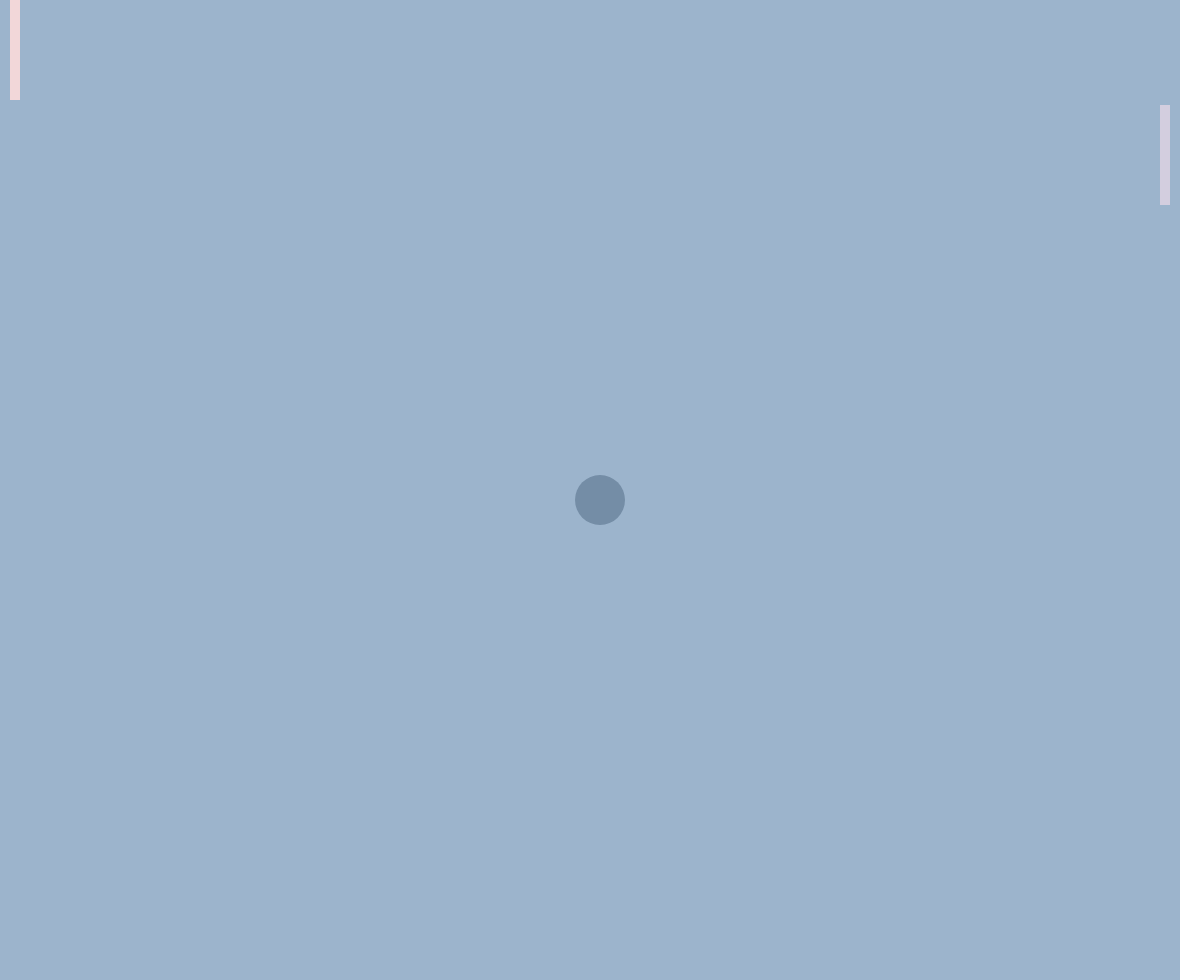
Frame 1 (no input)
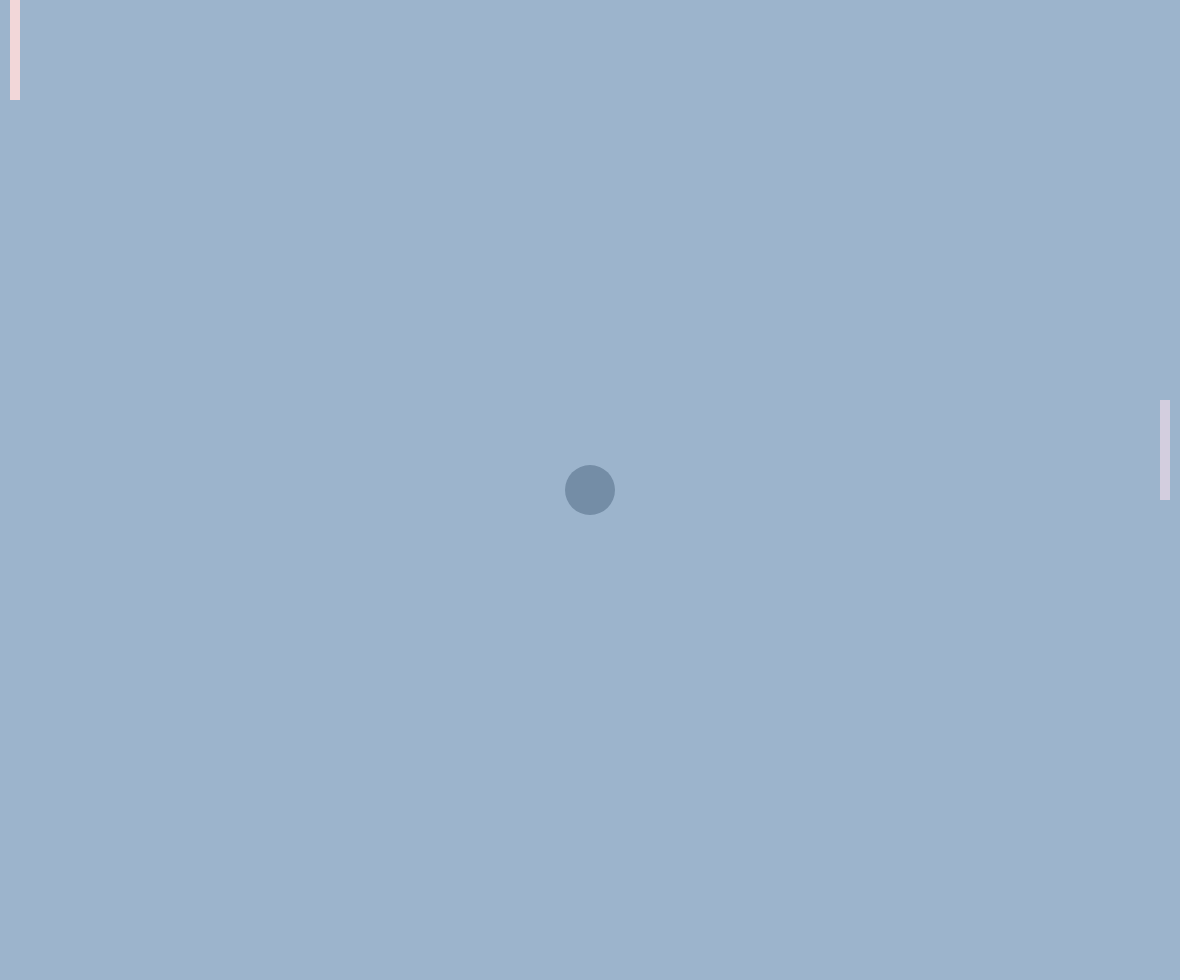
Frame 60 (no input)
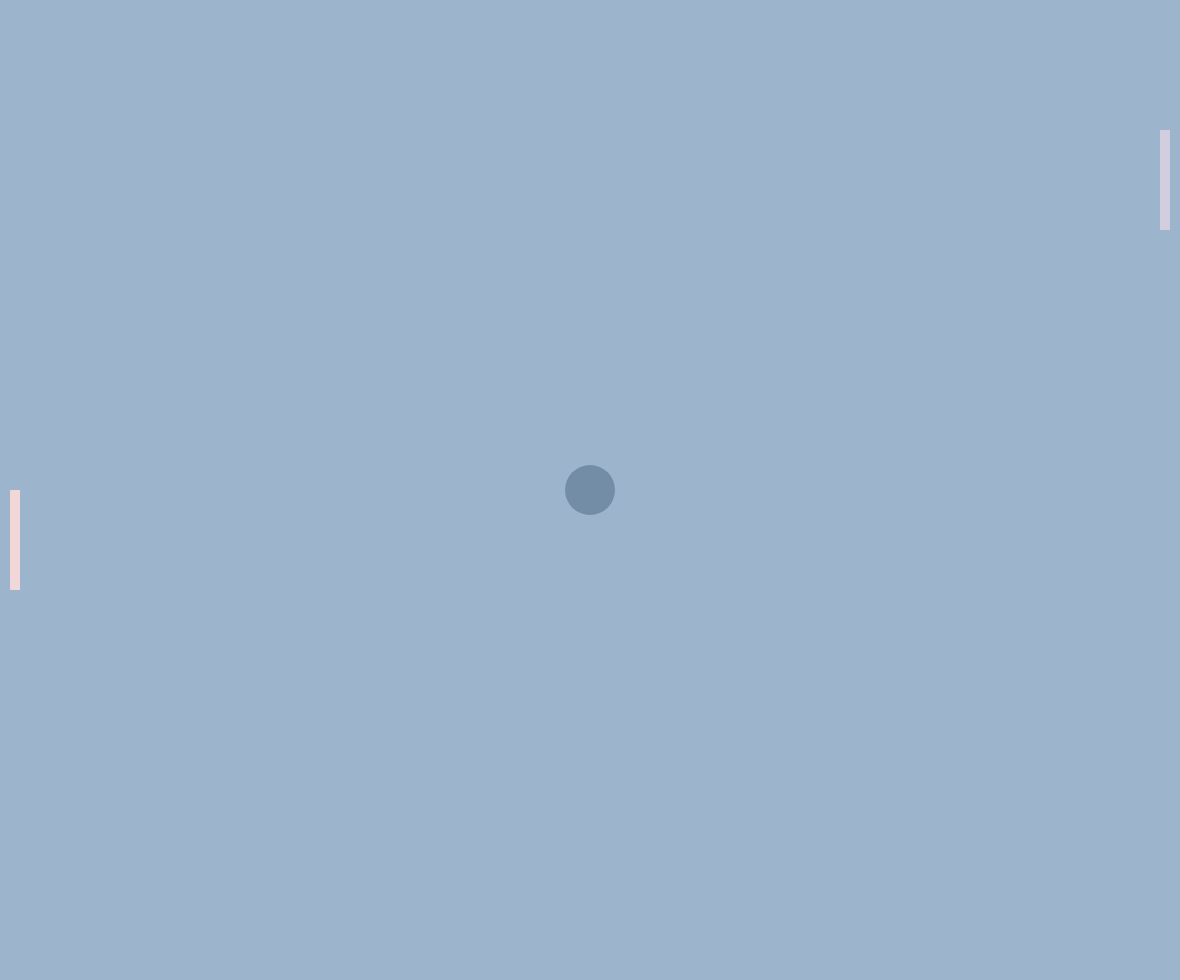
Frame 120 (the mouse pressed at the canvas centre since frame 60)

The p5.js sketch that drew these frames (run headless with seeded random() and noise() and a simulated clock; from frame 60 on, the mouse is pressed at the canvas centre):

// p5.js sketch
// ── sketch.js
class Ball {
  constructor(x, y, speedX, speedY, diameter) {
    this.x = width / 2;
    this.y = height / 2;
    this.speedX = speedX;
    this.speedY = speedY;
    this.diameter = diameter;
  }

  move() {
    this.x += this.speedX;
    this.y += this.speedY;

    if (this.x > width || this.x < 0) {
      this.speedX *= -1;
    }

    if (this.y > height || this.y < 0) {
      this.speedY *= -1;
    }

    if (this.x > width || this.x < 0) {
      this.x = width / 2;
      this.y = height / 2;
    }

    const hitPlayerX =
      this.x < 40 && this.y > player.y && this.y < player.y + player.height;

    if (hitPlayerX) {
      this.speedX *= -1;
      this.speedX * 1.1;
      this.speedY * 1.1;
    }

    const hitPlayerY =
      this.x > width - 40 &&
      this.y > player2.y &&
      this.y < player2.y + player2.height;

    if (hitPlayerY) {
      this.speedX *= -1;
      this.speedX * 1.1;
      this.speedY * 1.1;
    }
  }

  display() {
    noStroke();
    fill("#748DA6");
    ellipse(this.x, this.y, this.diameter, this.diameter);
  }
}

class Player {
  constructor(x, y, width, height, color) {
    this.x = x;
    this.y = y;
    this.width = width;
    this.height = height;
    this.color = color;
  }

  update() {
    if (this.x < width / 2) {
      this.y = mouseY;
    } else {
      if (ball.y > this.y + this.height / 2) {
        this.y += 5;
      } else {
        this.y -= 5;
      }
    }

    if (this.y < 0) {
      this.y = 0;
    } else if (this.y > height - this.height) {
      this.y = height - this.height;
    }
  }

  display() {
    fill(this.color);
    rect(this.x, this.y, this.width, this.height);
  }
}

let ball;
let player;
let player2;

function setup() {
  createCanvas(windowWidth - 20, windowHeight - 20);

  ball = new Ball(
    100,
    100,
    Math.floor(Math.random() * 10) + 1,
    Math.floor(Math.random() * 10) + 1,
    50
  );

  player = new Player(10, 100, 10, 100, "#F2D7D9");
  player2 = new Player(width - 20, 100, 10, 100, "#D3CEDF");
}

function draw() {
  background("#9CB4CC");
  ball.move();
  ball.display();
  player.update();
  player.display();

  player2.update();
  player2.display();
}
